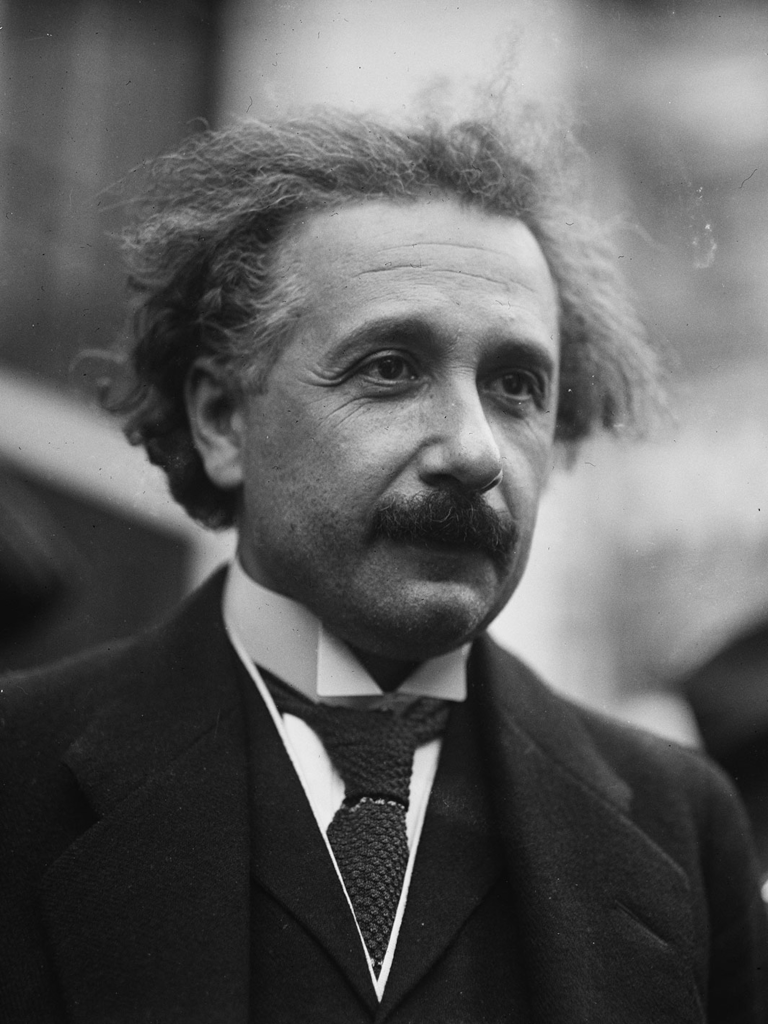
#> input picture dataset/Albert_Einstein/01-einstein-other-inventions_3x4.jpg, 2304 x 3072 px (shown at 1/3 size)
$ jupyter execute --allow-errors dataCleaning.ipynb
#> lines starting #> are read from the running program, lines starting #| are printed output that depends on the picture
[cell 1]
import numpy as np
import cv2
import matplotlib.pyplot as plt

[cell 2]
img = cv2.imread('./dataset\Albert_Einstein\Albert_Einstein-Portrait-WEB.decc642c.fill-1600x810-c100.jpg')
#> (the rest of this cell did not finish here and is left out)

#> (a cell that did not finish here is left out)

#> (a cell that did not finish here is left out)

#> (a cell that did not finish here is left out)

[cell 6]
face_cascade = cv2.CascadeClassifier('./opencv\haarcascade\haarcascade_frontalface_default.xml')
eye_cascade = cv2.CascadeClassifier('./opencv/haarcascade/haarcascade_eye.xml')

#> (a cell that did not finish here is left out)

#> (a cell that did not finish here is left out)

#> (a cell that did not finish here is left out)

[cell 10]
cv2.destroyAllWindows()
#> (the rest of this cell did not finish here and is left out)

#> (a cell that did not finish here is left out)

[cell 12]
def crop_image_if_2_eyes(image_path):
    img = cv2.imread(image_path)
    if img is not None:
        gray = cv2.cvtColor(img, cv2.COLOR_BGR2GRAY)
        faces = face_cascade.detectMultiScale(gray, 1.3, 5)
        for (x,y,w,h) in faces:
            roi_gray = gray[y:y+h, x:x+w]
            roi_color = img[y:y+h, x:x+w]
            eyes = eye_cascade.detectMultiScale(roi_gray)
            if len(eyes) >= 2:
                return roi_color

[cell 13]
original_image = cv2.imread('./dataset\Albert_Einstein\Albert_Einstein-Portrait-WEB.decc642c.fill-1600x810-c100.jpg')
#> (the rest of this cell did not finish here and is left out)

[cell 14]
cropped_image = crop_image_if_2_eyes('./dataset\Albert_Einstein\Albert_Einstein-Portrait-WEB.decc642c.fill-1600x810-c100.jpg')
#> (the rest of this cell did not finish here and is left out)

## Now we're going to start cleaning our entire dataset

[cell 15]
path_to_data = "./dataset/"
path_to_cr_data = "./dataset/cropped/"

[cell 16]
import os
img_dirs = []
for entry in os.scandir(path_to_data):
    if entry.is_dir():
        img_dirs.append(entry.path)
#> pass 2 of the loop `for entry in os.scandir(path_to_data):`:

[cell 17]
img_dirs

[cell 18]
import shutil
if os.path.exists(path_to_cr_data):
     shutil.rmtree(path_to_cr_data)
os.mkdir(path_to_cr_data)

[cell 19]
cropped_image_dirs = []
scientist_file_names_dict = {}

for img_dir in img_dirs:
    count = 1
    scientist_name = img_dir.split('/')[-1]
    print(scientist_name)

    scientist_file_names_dict[scientist_name] = []

    for entry in os.scandir(img_dir):
        roi_color = crop_image_if_2_eyes(entry.path)
#> in crop_image_if_2_eyes, img is the input picture: shape (3072, 2304, 3); min 0, max 255, mean 93.4
#> in crop_image_if_2_eyes (call 2), `faces = face_cascade.detectMultiScale(gray, 1.3, 5)`: faces = [[758, 657, 1219, 1219]]
#> the loop in crop_image_if_2_eyes, `for (x,y,w,h) in faces:` made 1 pass
#> pass 1, in crop_image_if_2_eyes (call 2), `roi_gray = gray[y:y+h, x:x+w]`:
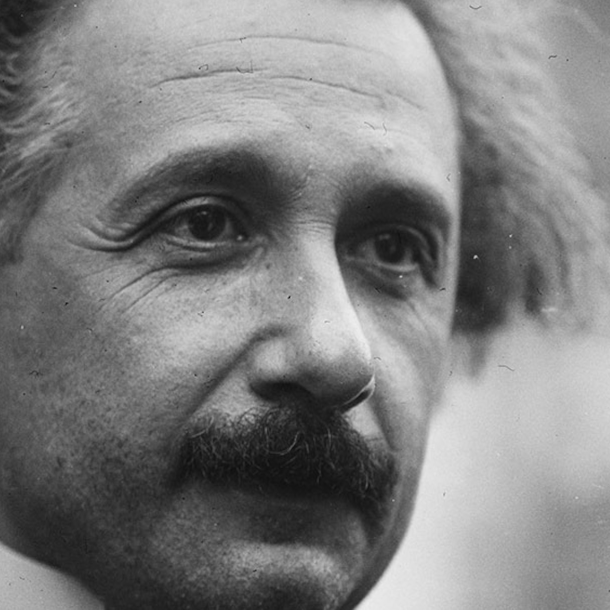
#> roi_gray: shape (1219, 1219) (shown at 1/2 size); min 8, max 238, mean 127.6
        if roi_color is not None:
            cropped_folder = path_to_cr_data + scientist_name
            if not os.path.exists(cropped_folder):
                os.makedirs(cropped_folder)
                cropped_image_dirs.append(cropped_folder)
                print("Generating cropped images in folder: ",cropped_folder)

            cropped_file_name = scientist_name + str(count) + ".jpg"
            cropped_file_path = cropped_folder + "/" + cropped_file_name

            cv2.imwrite(cropped_file_path, roi_color)
            scientist_file_names_dict[scientist_name].append(cropped_file_path)
            count += 1
#> pass 2 of the loop `for img_dir in img_dirs:`:
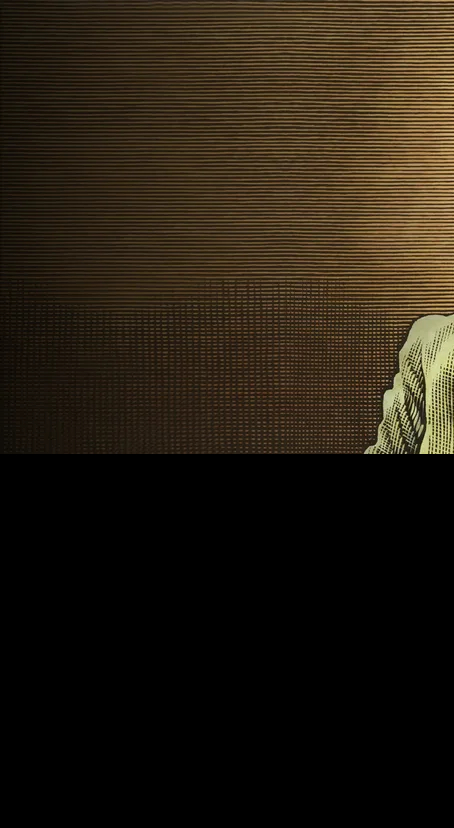
#> input picture dataset/Alan_Turing/0c442de1-eb9f-4f6d-a31f-d36a2528bb05.jpeg, 454 x 828 px
#> in crop_image_if_2_eyes, img is the input picture: shape (828, 454, 3); mean B, G, R 17.4, 28.8, 36.7
#> in crop_image_if_2_eyes (call 3), `gray = cv2.cvtColor(img, cv2.COLOR_BGR2GRAY)`:
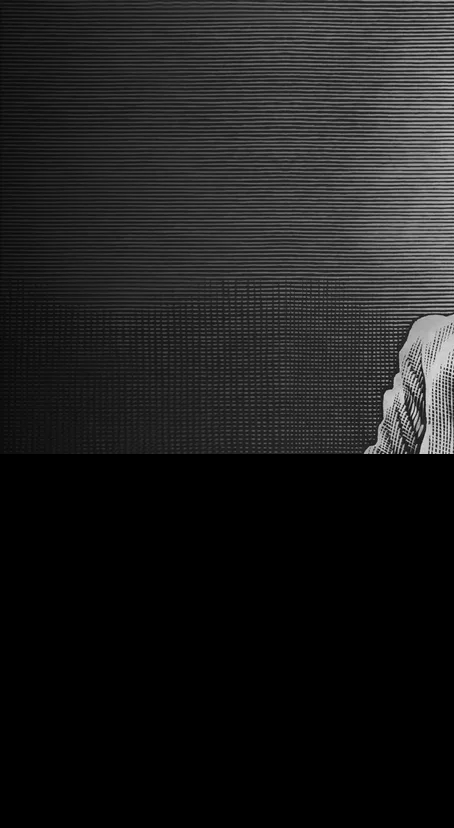
#> gray: shape (828, 454); min 0, max 229, mean 29.9
#> faces = ()

[cell 20]
class_dict = {}
count = 0
for scientist_name in scientist_file_names_dict.keys():
    class_dict[scientist_name] = count
    count = count + 1
#> after the loop, class_dict = {'Albert_Einstein': 0, 'Alan_Turing': 1}
class_dict
#> Out = {'Albert_Einstein': 0, 'Alan_Turing': 1}
#> `scalled_raw_img = cv2.resize(img, (64,64))`:
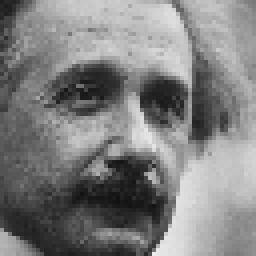
#> scalled_raw_img: shape (64, 64, 3) (shown 4 times larger); min 18, max 235, mean 127.5

[cell 21]
import json
with open("class_dictionary.json","w") as f:
    f.write(json.dumps(class_dict))

### Here, I did some manual cleaning on the dataset to remove mislabeled samples and blurry ones.

[cell 22]
X, y = [], []
#> (the rest of this cell did not finish here and is left out)
